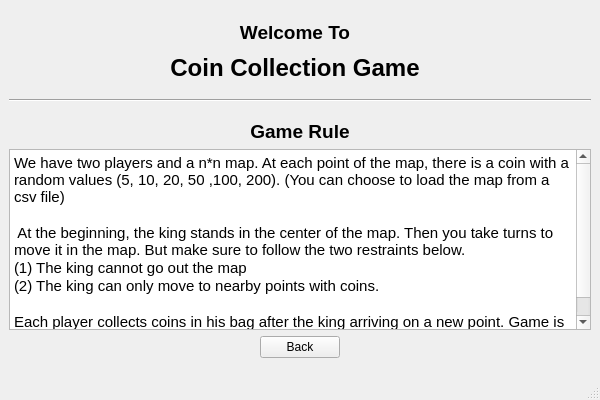
<?xml version="1.0" encoding="UTF-8"?>
<ui version="4.0">
 <class>RuleWindow</class>
 <widget class="QMainWindow" name="RuleWindow">
  <property name="geometry">
   <rect>
    <x>0</x>
    <y>0</y>
    <width>600</width>
    <height>400</height>
   </rect>
  </property>
  <property name="windowTitle">
   <string>Coin Collection Game</string>
  </property>
  <widget class="QWidget" name="centralwidget">
   <layout class="QVBoxLayout" name="verticalLayout_2">
    <item>
     <spacer name="topSpacer_1">
      <property name="orientation">
       <enum>Qt::Vertical</enum>
      </property>
      <property name="sizeHint" stdset="0">
       <size>
        <width>20</width>
        <height>23</height>
       </size>
      </property>
     </spacer>
    </item>
    <item>
     <layout class="QHBoxLayout" name="horizontalLayout">
      <item>
       <spacer name="horizontalSpacer_1">
        <property name="orientation">
         <enum>Qt::Horizontal</enum>
        </property>
        <property name="sizeHint" stdset="0">
         <size>
          <width>178</width>
          <height>20</height>
         </size>
        </property>
       </spacer>
      </item>
      <item>
       <layout class="QVBoxLayout" name="verticalLayout">
        <property name="spacing">
         <number>10</number>
        </property>
        <item>
         <widget class="QLabel" name="WelcomeTitle">
          <property name="sizePolicy">
           <sizepolicy hsizetype="Expanding" vsizetype="Expanding">
            <horstretch>0</horstretch>
            <verstretch>0</verstretch>
           </sizepolicy>
          </property>
          <property name="font">
           <font>
            <pointsize>14</pointsize>
            <weight>75</weight>
            <bold>true</bold>
           </font>
          </property>
          <property name="text">
           <string>Welcome To</string>
          </property>
          <property name="alignment">
           <set>Qt::AlignCenter</set>
          </property>
         </widget>
        </item>
        <item>
         <widget class="QLabel" name="GameTitle">
          <property name="font">
           <font>
            <pointsize>18</pointsize>
            <weight>75</weight>
            <bold>true</bold>
           </font>
          </property>
          <property name="text">
           <string>Coin Collection Game</string>
          </property>
          <property name="alignment">
           <set>Qt::AlignCenter</set>
          </property>
         </widget>
        </item>
       </layout>
      </item>
      <item>
       <spacer name="horizontalSpacer_2">
        <property name="orientation">
         <enum>Qt::Horizontal</enum>
        </property>
        <property name="sizeHint" stdset="0">
         <size>
          <width>188</width>
          <height>20</height>
         </size>
        </property>
       </spacer>
      </item>
     </layout>
    </item>
    <item>
     <spacer name="topSpacer_2">
      <property name="orientation">
       <enum>Qt::Vertical</enum>
      </property>
      <property name="sizeHint" stdset="0">
       <size>
        <width>20</width>
        <height>22</height>
       </size>
      </property>
     </spacer>
    </item>
    <item>
     <widget class="Line" name="line">
      <property name="orientation">
       <enum>Qt::Horizontal</enum>
      </property>
     </widget>
    </item>
    <item>
     <spacer name="topSpacer_3">
      <property name="orientation">
       <enum>Qt::Vertical</enum>
      </property>
      <property name="sizeHint" stdset="0">
       <size>
        <width>20</width>
        <height>23</height>
       </size>
      </property>
     </spacer>
    </item>
    <item>
     <layout class="QHBoxLayout" name="horizontalLayout_3">
      <item>
       <spacer name="horizontalSpacer_4">
        <property name="orientation">
         <enum>Qt::Horizontal</enum>
        </property>
        <property name="sizeHint" stdset="0">
         <size>
          <width>228</width>
          <height>20</height>
         </size>
        </property>
       </spacer>
      </item>
      <item>
       <widget class="QLabel" name="rule_label">
        <property name="font">
         <font>
          <pointsize>14</pointsize>
          <weight>75</weight>
          <bold>true</bold>
         </font>
        </property>
        <property name="text">
         <string>Game Rule</string>
        </property>
        <property name="alignment">
         <set>Qt::AlignCenter</set>
        </property>
       </widget>
      </item>
      <item>
       <spacer name="horizontalSpacer_5">
        <property name="orientation">
         <enum>Qt::Horizontal</enum>
        </property>
        <property name="sizeHint" stdset="0">
         <size>
          <width>218</width>
          <height>20</height>
         </size>
        </property>
       </spacer>
      </item>
     </layout>
    </item>
    <item>
     <widget class="QTextBrowser" name="rule_text">
      <property name="html">
       <string>&lt;!DOCTYPE HTML PUBLIC &quot;-//W3C//DTD HTML 4.0//EN&quot; &quot;http://www.w3.org/TR/REC-html40/strict.dtd&quot;&gt;
&lt;html&gt;&lt;head&gt;&lt;meta name=&quot;qrichtext&quot; content=&quot;1&quot; /&gt;&lt;style type=&quot;text/css&quot;&gt;
p, li { white-space: pre-wrap; }
&lt;/style&gt;&lt;/head&gt;&lt;body style=&quot; font-family:'Ubuntu'; font-size:11pt; font-weight:400; font-style:normal;&quot;&gt;
&lt;p style=&quot; margin-top:0px; margin-bottom:0px; margin-left:0px; margin-right:0px; -qt-block-indent:0; text-indent:0px;&quot;&gt;We have two players and a n*n map. At each point of the map, there is a coin with a random values (5, 10, 20, 50 ,100, 200). (You can choose to load the map from a csv file)&lt;/p&gt;
&lt;p style=&quot;-qt-paragraph-type:empty; margin-top:0px; margin-bottom:0px; margin-left:0px; margin-right:0px; -qt-block-indent:0; text-indent:0px;&quot;&gt;&lt;br /&gt;&lt;/p&gt;
&lt;p style=&quot; margin-top:0px; margin-bottom:0px; margin-left:0px; margin-right:0px; -qt-block-indent:0; text-indent:0px;&quot;&gt; At the beginning, the king stands in the center of the map. Then you take turns to move it in the map. But make sure to follow the two restraints below.&lt;/p&gt;
&lt;p style=&quot; margin-top:0px; margin-bottom:0px; margin-left:0px; margin-right:0px; -qt-block-indent:0; text-indent:0px;&quot;&gt;(1) The king cannot go out the map&lt;/p&gt;
&lt;p style=&quot; margin-top:0px; margin-bottom:0px; margin-left:0px; margin-right:0px; -qt-block-indent:0; text-indent:0px;&quot;&gt;(2) The king can only move to nearby points with coins.&lt;/p&gt;
&lt;p style=&quot;-qt-paragraph-type:empty; margin-top:0px; margin-bottom:0px; margin-left:0px; margin-right:0px; -qt-block-indent:0; text-indent:0px;&quot;&gt;&lt;br /&gt;&lt;/p&gt;
&lt;p style=&quot; margin-top:0px; margin-bottom:0px; margin-left:0px; margin-right:0px; -qt-block-indent:0; text-indent:0px;&quot;&gt;Each player collects coins in his bag after the king arriving on a new point. Game is over when the king cannot move and the player having higher value of coins win.&lt;/p&gt;&lt;/body&gt;&lt;/html&gt;</string>
      </property>
     </widget>
    </item>
    <item>
     <layout class="QHBoxLayout" name="horizontalLayout_2">
      <item>
       <spacer name="horizontalSpacer">
        <property name="orientation">
         <enum>Qt::Horizontal</enum>
        </property>
        <property name="sizeHint" stdset="0">
         <size>
          <width>218</width>
          <height>20</height>
         </size>
        </property>
       </spacer>
      </item>
      <item>
       <widget class="QPushButton" name="backButton">
        <property name="text">
         <string>Back</string>
        </property>
       </widget>
      </item>
      <item>
       <spacer name="horizontalSpacer_3">
        <property name="orientation">
         <enum>Qt::Horizontal</enum>
        </property>
        <property name="sizeHint" stdset="0">
         <size>
          <width>218</width>
          <height>20</height>
         </size>
        </property>
       </spacer>
      </item>
     </layout>
    </item>
    <item>
     <spacer name="topSpacer_4">
      <property name="orientation">
       <enum>Qt::Vertical</enum>
      </property>
      <property name="sizeHint" stdset="0">
       <size>
        <width>20</width>
        <height>22</height>
       </size>
      </property>
     </spacer>
    </item>
   </layout>
  </widget>
  <widget class="QMenuBar" name="menubar">
   <property name="geometry">
    <rect>
     <x>0</x>
     <y>0</y>
     <width>600</width>
     <height>25</height>
    </rect>
   </property>
  </widget>
  <widget class="QStatusBar" name="statusbar"/>
 </widget>
 <resources/>
 <connections>
  <connection>
   <sender>backButton</sender>
   <signal>clicked()</signal>
   <receiver>RuleWindow</receiver>
   <slot>toMenu()</slot>
   <hints>
    <hint type="sourcelabel">
     <x>327</x>
     <y>406</y>
    </hint>
    <hint type="destinationlabel">
     <x>386</x>
     <y>415</y>
    </hint>
   </hints>
  </connection>
 </connections>
 <slots>
  <slot>toMenu()</slot>
 </slots>
</ui>
